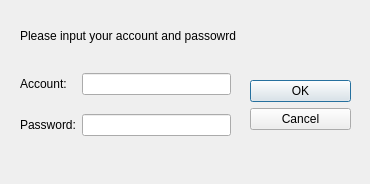
<?xml version="1.0" encoding="UTF-8"?>
<ui version="4.0">
 <class>Dialog</class>
 <widget class="QDialog" name="Dialog">
  <property name="geometry">
   <rect>
    <x>0</x>
    <y>0</y>
    <width>370</width>
    <height>184</height>
   </rect>
  </property>
  <property name="windowTitle">
   <string>Dialog</string>
  </property>
  <widget class="QDialogButtonBox" name="buttonBox">
   <property name="geometry">
    <rect>
     <x>250</x>
     <y>80</y>
     <width>101</width>
     <height>61</height>
    </rect>
   </property>
   <property name="minimumSize">
    <size>
     <width>0</width>
     <height>61</height>
    </size>
   </property>
   <property name="orientation">
    <enum>Qt::Vertical</enum>
   </property>
   <property name="standardButtons">
    <set>QDialogButtonBox::Cancel|QDialogButtonBox::Ok</set>
   </property>
  </widget>
  <widget class="QWidget" name="gridLayoutWidget">
   <property name="geometry">
    <rect>
     <x>20</x>
     <y>60</y>
     <width>211</width>
     <height>91</height>
    </rect>
   </property>
   <layout class="QGridLayout" name="gridLayout">
    <item row="1" column="0">
     <widget class="QLabel" name="label_2">
      <property name="text">
       <string>Password:</string>
      </property>
     </widget>
    </item>
    <item row="0" column="0">
     <widget class="QLabel" name="label">
      <property name="text">
       <string>Account:</string>
      </property>
     </widget>
    </item>
    <item row="0" column="1">
     <widget class="QLineEdit" name="lineEdit"/>
    </item>
    <item row="1" column="1">
     <widget class="QLineEdit" name="lineEdit_2">
      <property name="echoMode">
       <enum>QLineEdit::Password</enum>
      </property>
     </widget>
    </item>
   </layout>
  </widget>
  <widget class="QLabel" name="label_3">
   <property name="geometry">
    <rect>
     <x>20</x>
     <y>10</y>
     <width>321</width>
     <height>51</height>
    </rect>
   </property>
   <property name="text">
    <string>Please input your account and passowrd</string>
   </property>
  </widget>
 </widget>
 <resources/>
 <connections>
  <connection>
   <sender>buttonBox</sender>
   <signal>accepted()</signal>
   <receiver>Dialog</receiver>
   <slot>accept()</slot>
   <hints>
    <hint type="sourcelabel">
     <x>190</x>
     <y>100</y>
    </hint>
    <hint type="destinationlabel">
     <x>157</x>
     <y>238</y>
    </hint>
   </hints>
  </connection>
  <connection>
   <sender>buttonBox</sender>
   <signal>rejected()</signal>
   <receiver>Dialog</receiver>
   <slot>reject()</slot>
   <hints>
    <hint type="sourcelabel">
     <x>216</x>
     <y>100</y>
    </hint>
    <hint type="destinationlabel">
     <x>286</x>
     <y>238</y>
    </hint>
   </hints>
  </connection>
 </connections>
</ui>
